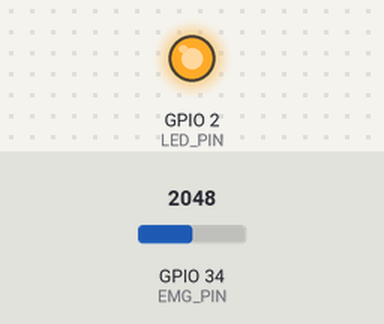
A sketch run on a simulated ESP32. Shown: output pins drawn as LEDs (lit = HIGH). The inputs (shaded band) are chosen by the test bench; at power-on: GPIO 34 (EMG_PIN) = 2048 (analog values on the 0–4095 scale). Nothing arrives over Bluetooth unless stated; a phone connects over Bluetooth LE 3 s after start; what the sketch prints to the serial monitor is not drawn.

Above: at 0.9 s.
At 38.48 s:
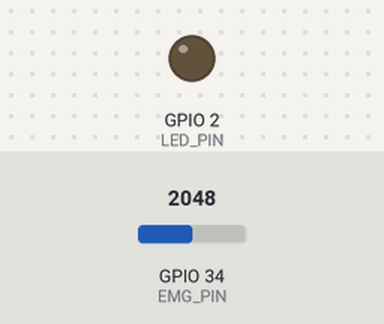
Timing chart, 0 to 66.9 s (numbered marks = the images above):
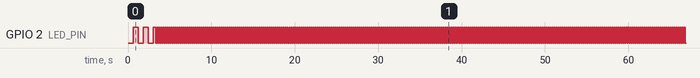

The sketch:

myoware_ble_acquisition.ino
```cpp
/*
 * MyoWare BLE Acquisition Firmware (ESP32)
 * ========================================
 *
 * Streams MyoWare analog EMG to a laptop over BLE notifications with
 * robust reconnect behavior for public demos.
 *
 * Payload format (notify): little-endian uint16 ADC samples, packed.
 * - One notification contains SAMPLE_BATCH samples.
 * - Laptop converts raw 0..4095 to 0..3.3V.
 */

#include <Arduino.h>
#include <BLEDevice.h>
#include <BLEServer.h>
#include <BLEUtils.h>
#include <BLE2902.h>

// -----------------------------------------------------------------------------
// Hardware + sampling config
// -----------------------------------------------------------------------------
static const int EMG_PIN = 34;                 // ADC1 pin (safe with BLE)
static const int ADC_BITS = 12;                // 0..4095
static const int SAMPLE_RATE_HZ = 1000;        // 1 kHz
static const uint32_t SAMPLE_PERIOD_US = 1000000UL / SAMPLE_RATE_HZ;
static const int SAMPLE_BATCH = 20;            // 20 ms packets at 1 kHz
static const uint8_t LED_PIN = 2;              // status LED (built-in on many boards)

// -----------------------------------------------------------------------------
// BLE IDs (match Python auto-discovery candidates)
// -----------------------------------------------------------------------------
static const char* DEVICE_NAME = "MYOWARE_EMG";
static const char* SERVICE_UUID = "4fafc201-1fb5-459e-8fcc-c5c9c331914b";
static const char* CHAR_UUID    = "beb5483e-36e1-4688-b7f5-ea07361b26a8";

// -----------------------------------------------------------------------------
// Runtime state
// -----------------------------------------------------------------------------
BLEServer* bleServer = nullptr;
BLECharacteristic* emgCharacteristic = nullptr;
volatile bool bleClientConnected = false;

uint16_t sampleBuffer[SAMPLE_BATCH];
volatile int sampleIndex = 0;
uint32_t lastSampleUs = 0;
uint32_t lastLedToggleMs = 0;

class ServerCallbacks : public BLEServerCallbacks {
  void onConnect(BLEServer* pServer) override {
    bleClientConnected = true;
  }

  void onDisconnect(BLEServer* pServer) override {
    bleClientConnected = false;
    delay(80);
    BLEDevice::startAdvertising();
  }
};

void setup_ble() {
  BLEDevice::init(DEVICE_NAME);
  bleServer = BLEDevice::createServer();
  bleServer->setCallbacks(new ServerCallbacks());

  BLEService* service = bleServer->createService(SERVICE_UUID);
  emgCharacteristic = service->createCharacteristic(
    CHAR_UUID,
    BLECharacteristic::PROPERTY_NOTIFY
  );
  emgCharacteristic->addDescriptor(new BLE2902());
  service->start();

  BLEAdvertising* advertising = BLEDevice::getAdvertising();
  advertising->addServiceUUID(SERVICE_UUID);
  advertising->setScanResponse(true);
  advertising->setMinPreferred(0x06);
  advertising->setMinPreferred(0x12);
  BLEDevice::startAdvertising();
}

void setup() {
  pinMode(LED_PIN, OUTPUT);
  digitalWrite(LED_PIN, LOW);

  analogReadResolution(ADC_BITS);
  analogRead(EMG_PIN);

  Serial.begin(115200);
  delay(300);
  Serial.println("BLE MyoWare acquisition starting...");
  Serial.printf("Device: %s\n", DEVICE_NAME);
  Serial.printf("Service UUID: %s\n", SERVICE_UUID);
  Serial.printf("Char UUID: %s\n", CHAR_UUID);

  setup_ble();
  lastSampleUs = micros();
}

void publish_batch_if_ready() {
  if (!bleClientConnected) {
    sampleIndex = 0;
    return;
  }

  if (sampleIndex < SAMPLE_BATCH) {
    return;
  }

  const uint8_t* payload = reinterpret_cast<const uint8_t*>(sampleBuffer);
  const size_t payloadLen = SAMPLE_BATCH * sizeof(uint16_t);
  emgCharacteristic->setValue(payload, payloadLen);
  emgCharacteristic->notify();
  sampleIndex = 0;
}

void update_status_led() {
  uint32_t nowMs = millis();
  uint32_t interval = bleClientConnected ? 120 : 600;
  if (nowMs - lastLedToggleMs >= interval) {
    lastLedToggleMs = nowMs;
    digitalWrite(LED_PIN, !digitalRead(LED_PIN));
  }
}

void loop() {
  uint32_t nowUs = micros();

  while ((uint32_t)(nowUs - lastSampleUs) >= SAMPLE_PERIOD_US) {
    lastSampleUs += SAMPLE_PERIOD_US;

    uint16_t raw = (uint16_t)analogRead(EMG_PIN);
    if (sampleIndex < SAMPLE_BATCH) {
      sampleBuffer[sampleIndex++] = raw;
    }
  }

  publish_batch_if_ready();
  update_status_led();

  if (!bleClientConnected) {
    delay(3);
  }
}
```

Measured:
- by itself, GPIO 2 (LED_PIN): moves between LOW and HIGH, repeating every 51.2 s
